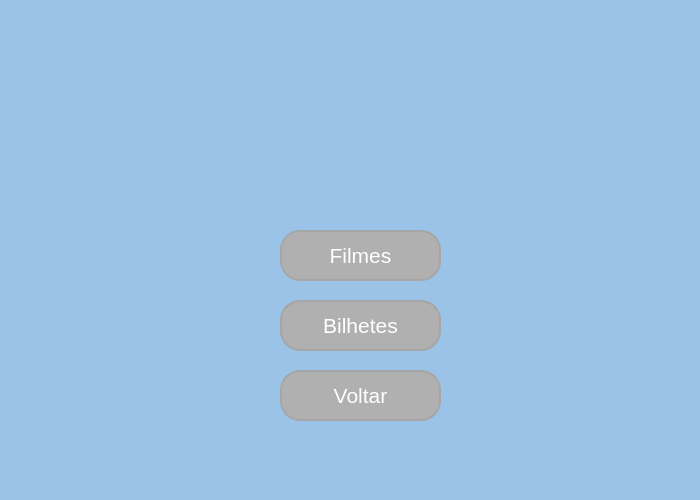
<?xml version="1.0" encoding="UTF-8"?>
<ui version="4.0">
 <class>MainWindow</class>
 <widget class="QMainWindow" name="MainWindow">
  <property name="geometry">
   <rect>
    <x>0</x>
    <y>0</y>
    <width>700</width>
    <height>500</height>
   </rect>
  </property>
  <property name="minimumSize">
   <size>
    <width>700</width>
    <height>500</height>
   </size>
  </property>
  <property name="windowTitle">
   <string>MainWindow</string>
  </property>
  <property name="styleSheet">
   <string notr="true">background-color: rgb(155, 194, 231);</string>
  </property>
  <widget class="QWidget" name="centralwidget">
   <widget class="QPushButton" name="pushButton">
    <property name="geometry">
     <rect>
      <x>280</x>
      <y>230</y>
      <width>161</width>
      <height>51</height>
     </rect>
    </property>
    <property name="font">
     <font>
      <pointsize>16</pointsize>
      <weight>50</weight>
      <bold>false</bold>
     </font>
    </property>
    <property name="styleSheet">
     <string notr="true">QPushButton {	
	color: rgb(255, 255, 255);
	background-color: rgb(176, 176, 176);
	border: 2px solid rgb(166, 166, 166); 
	border-radius:20px;
}

QPushButton:hover {
	background-color: rgb(166, 166, 166);
	border: 2px solid rgb(138, 138, 138); 
}

QPushButton:pressed {
	background-color: rgb(250, 230, 0);
	border: 2px solid rgb(255, 165, 24); 
}</string>
    </property>
    <property name="text">
     <string>Filmes</string>
    </property>
   </widget>
   <widget class="QPushButton" name="pushButton_2">
    <property name="geometry">
     <rect>
      <x>280</x>
      <y>300</y>
      <width>161</width>
      <height>51</height>
     </rect>
    </property>
    <property name="font">
     <font>
      <pointsize>16</pointsize>
      <weight>50</weight>
      <bold>false</bold>
     </font>
    </property>
    <property name="styleSheet">
     <string notr="true">QPushButton {	
	color: rgb(255, 255, 255);
	background-color: rgb(176, 176, 176);
	border: 2px solid rgb(166, 166, 166); 
	border-radius:20px;
}

QPushButton:hover {
	background-color: rgb(166, 166, 166);
	border: 2px solid rgb(138, 138, 138); 
}

QPushButton:pressed {
	background-color: rgb(250, 230, 0);
	border: 2px solid rgb(255, 165, 24); 
}</string>
    </property>
    <property name="text">
     <string>Bilhetes</string>
    </property>
   </widget>
   <widget class="QPushButton" name="pushButton_3">
    <property name="geometry">
     <rect>
      <x>280</x>
      <y>370</y>
      <width>161</width>
      <height>51</height>
     </rect>
    </property>
    <property name="font">
     <font>
      <pointsize>16</pointsize>
      <weight>50</weight>
      <bold>false</bold>
     </font>
    </property>
    <property name="styleSheet">
     <string notr="true">QPushButton {	
	color: rgb(255, 255, 255);
	background-color: rgb(176, 176, 176);
	border: 2px solid rgb(166, 166, 166); 
	border-radius:20px;
}

QPushButton:hover {
	background-color: rgb(166, 166, 166);
	border: 2px solid rgb(138, 138, 138); 
}

QPushButton:pressed {
	background-color: rgb(250, 230, 0);
	border: 2px solid rgb(255, 165, 24); 
}</string>
    </property>
    <property name="text">
     <string>Voltar</string>
    </property>
   </widget>
   <widget class="QLabel" name="label_2">
    <property name="geometry">
     <rect>
      <x>0</x>
      <y>0</y>
      <width>701</width>
      <height>501</height>
     </rect>
    </property>
    <property name="text">
     <string/>
    </property>
    <property name="pixmap">
     <pixmap>../../Projetos/Programação/InterfacePython/Telas/imagens/Teste2.png</pixmap>
    </property>
   </widget>
   <zorder>label_2</zorder>
   <zorder>pushButton</zorder>
   <zorder>pushButton_2</zorder>
   <zorder>pushButton_3</zorder>
  </widget>
 </widget>
 <resources/>
 <connections/>
</ui>
